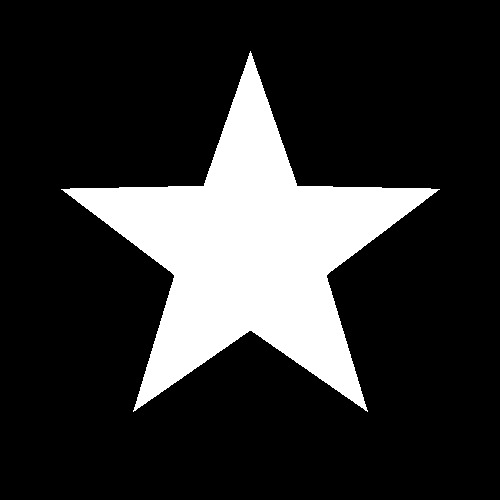
#> input picture Fifth Course/Visión Artificial/Prova Lab1/star_500.jpeg, 500 x 500 px
$ jupyter execute E1_nerfed.ipynb_0630484e2920a47af43fc1c60d7f4a89.ipynb
#> lines starting #> are read from the running program, lines starting #| are printed output that depends on the picture; after the words box and inside, x2 and y2 are one past the last pixel; in counts of white or black regions, pixels touching at a corner belong together
Based on what we learnt during P1, create a 300x300 RGB image with three equal width columns that follow the RGB colours. Next, load the `star_500.png` and use to modify the first image by embedding a **star** in it. Finally, show the original image, `star_500` image, the image with the embedded yellow start and a grayscale version of it. Final results should like as follows:

**Useful Tips:**

*   rgb2gray returns a float image in [0, 1] range, you might want to change it back to [0, 255] range. Simple multiplication should do.

[cell 1]
import numpy as np
from skimage import io
from skimage import img_as_ubyte, img_as_float
from skimage.transform import resize
from skimage.color import rgb2gray
from matplotlib import pyplot as plt

STAR_MASK_PATH = 'star_500.jpeg'  # update path if needed

[cell 2]
three_bars = np.zeros((300,300,3),dtype=np.uint8)

three_bars[:,:100,0] = 255
three_bars[:,100:200,1] = 255
three_bars[:,200:,2] = 255

star = io.imread(STAR_MASK_PATH)
#> star is the input picture: shape (500, 500, 3); min 0, max 255, mean 48
star_resize = resize(star, (300,300))
print(star_resize.shape)
#| (300, 300, 3)
mask = star_resize[:,:,:]>0
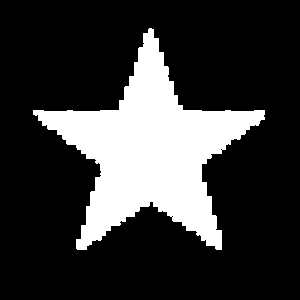
#> mask: shape (300, 300, 3) bool; 22% white; 1 white region, box (x1, y1, x2, y2) and area: (33, 28, 265, 250) 19790
mask = np.max(mask, axis=2)
new_star = three_bars.copy()
new_star[mask] = 255
new_star_gray = img_as_ubyte(rgb2gray(new_star))


fig,axs = plt.subplots(nrows=1,ncols=4, figsize=(15,15))

ax = axs[0]
ax.imshow(three_bars)
ax.axis('off')
ax.set_title('Original RGB image')

ax = axs[1]
ax.imshow(star_resize)
ax.axis('off')
ax.set_title('Binary Star Mask')

ax = axs[2]
ax.imshow(new_star)
ax.axis('off')
ax.set_title('RGB with Star')

ax = axs[3]
ax.imshow(new_star_gray, cmap = 'gray')
ax.axis('off')
ax.set_title('Grayscale View (rgb2gray)')

plt.show()
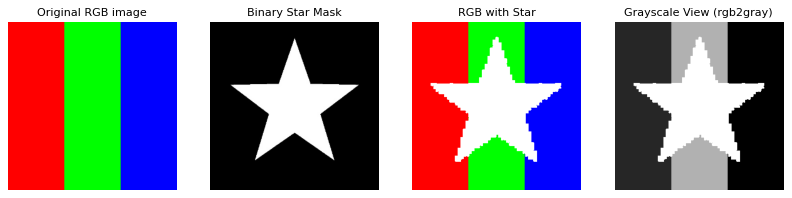
#> figure drawn by matplotlib, 4 panels
